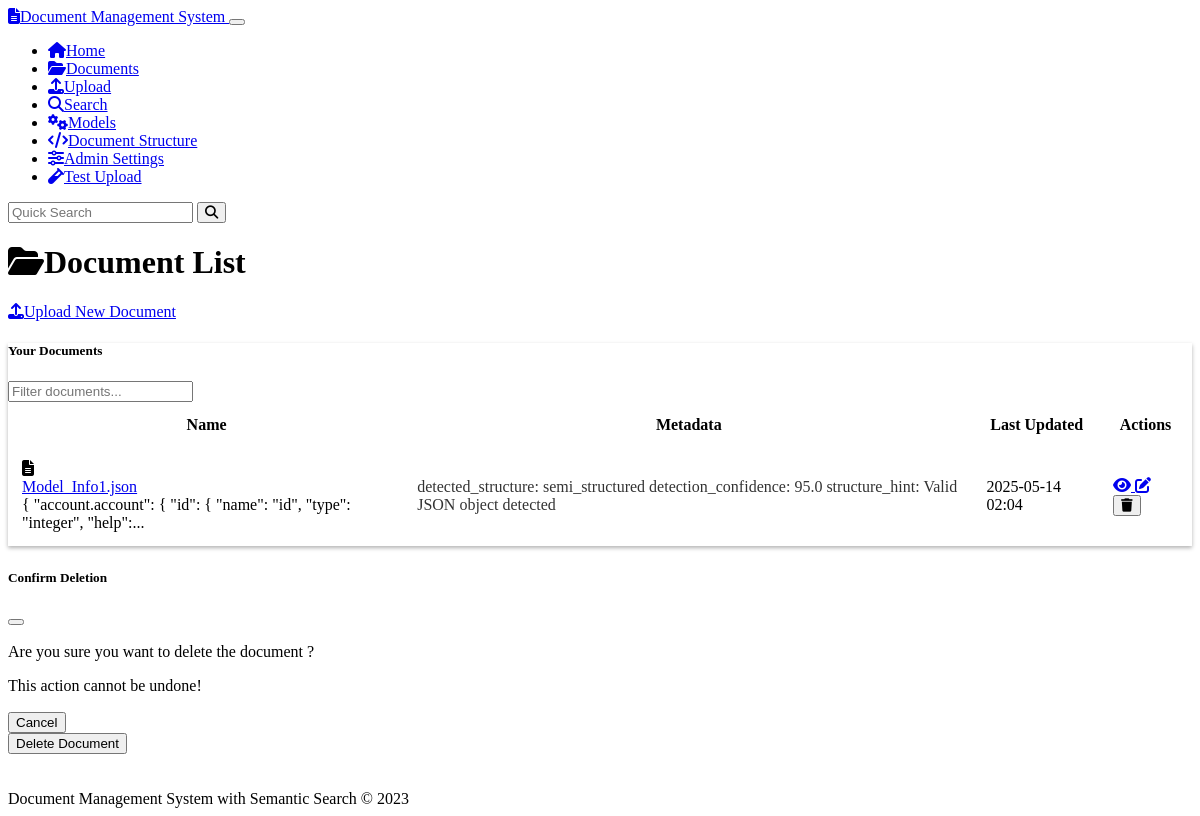
Screenshot of /documents with the database file from the repository.
### models.py (models this page shows, shortened)
class Document(db.Model):
    id = db.Column(db.String(36), primary_key=True, default=lambda: str(uuid.uuid4()))
    name = db.Column(db.String(255), nullable=False)
    content = db.Column(db.Text, nullable=False)
    mime_type = db.Column(db.String(100), nullable=False)
    created_at = db.Column(db.DateTime, default=datetime.datetime.utcnow)
    updated_at = db.Column(db.DateTime, default=datetime.datetime.utcnow, onupdate=datetime.datetime.utcnow)
    chunks = db.relationship('Chunk', backref='document', cascade='all, delete-orphan')
    doc_metadata = db.relationship('Metadata', backref='document', cascade='all, delete-orphan')

class Metadata(db.Model):
    id = db.Column(db.String(36), primary_key=True, default=lambda: str(uuid.uuid4()))
    document_id = db.Column(db.String(36), db.ForeignKey('document.id'), nullable=False)
    key = db.Column(db.String(100), nullable=False)
    value = db.Column(db.String(255), nullable=False)

### routes.py (the view)
@app.route('/documents')
def document_list():
    documents = Document.query.order_by(Document.updated_at.desc()).all()
    documents_with_metadata = []
    for doc in documents:
        doc_metadata = Metadata.query.filter_by(document_id=doc.id).all()
        documents_with_metadata.append({
            'document': doc,
            'metadata': doc_metadata
        })
    return render_template('document_list.html', documents=documents_with_metadata)

### templates/document_list.html (shortened to what this page needs)
{% extends 'base.html' %}
{% block content %}
<div class="row mb-4">
    <div class="col-md-6">
        <h1><i class="fas fa-folder-open me-2"></i>Document List</h1>
    </div>
    <div class="col-md-6 text-md-end">
        <a href="{{ url_for('upload') }}" class="btn btn-primary">
            <i class="fas fa-upload me-1"></i>Upload New Document
        </a>
    </div>
</div>
{% if documents %}
    <div class="row mb-4">
        <div class="col-12">
            <div class="card">
                <div class="card-header">
                    <div class="row align-items-center">
                        <div class="col-md-6">
                            <h5 class="mb-0">Your Documents</h5>
                        </div>
                        <div class="col-md-6">
                            <input type="text" id="document-search" class="form-control" placeholder="Filter documents...">
                        </div>
                    </div>
                </div>
                <div class="table-responsive">
                    <table class="table table-hover align-middle mb-0">
                        <thead>
                            <tr>
                                <th>Name</th>
                                <th>Metadata</th>
                                <th>Last Updated</th>
                                <th class="text-center">Actions</th>
                            </tr>
                        </thead>
                        <tbody>
                            {% for doc_item in documents %}
                                <tr class="document-row">
                                    <td>
                                        <div class="d-flex align-items-center">
                                            <i class="fas fa-file-alt text-muted me-2"></i>
                                            <div>
                                                <a href="{{ url_for('document_view', document_id=doc_item.document.id) }}" class="text-decoration-none">
                                                    {{ doc_item.document.name }}
                                                </a>
                                                <div class="small text-muted">
                                                    {{ (doc_item.document.content[:100] + '...') if doc_item.document.content|length > 100 else doc_item.document.content }}
                                                </div>
                                            </div>
                                        </div>
                                    </td>
                                    <td>
                                        {% if doc_item.metadata %}
                                            {% for meta in doc_item.metadata %}
                                                <span class="badge bg-secondary me-1">
                                                    {{ meta.key }}: {{ meta.value }}
                                                </span>
                                            {% endfor %}
                                        {% else %}
                                            <span class="text-muted">No metadata</span>
                                        {% endif %}
                                    </td>
                                    <td>{{ doc_item.document.updated_at.strftime('%Y-%m-%d %H:%M') }}</td>
                                    <td>
                                        <div class="btn-group">
                                            <a href="{{ url_for('document_view', document_id=doc_item.document.id) }}"
                                               class="btn btn-sm btn-outline-info" title="View Document">
                                                <i class="fas fa-eye"></i>
                                            </a>
                                            <a href="{{ url_for('document_edit', document_id=doc_item.document.id) }}"
                                               class="btn btn-sm btn-outline-warning" title="Edit Document">
                                                <i class="fas fa-edit"></i>
                                            </a>
                                            <button type="button" class="btn btn-sm btn-outline-danger delete-document"
                                                    data-document-id="{{ doc_item.document.id }}"
                                                    data-document-name="{{ doc_item.document.name }}"
                                                    title="Delete Document">
                                                <i class="fas fa-trash"></i>
                                            </button>
                                        </div>
                                    </td>
                                </tr>
                            {% endfor %}
                        </tbody>
                    </table>
                </div>
            </div>
        </div>
    </div>
{% else %}
    <div class="alert alert-info">
        <i class="fas fa-info-circle me-2"></i>No documents found. <a href="{{ url_for('upload') }}">Upload your first document</a>!
    </div>
{% endif %}
<div class="modal fade" id="deleteDocumentModal" tabindex="-1" aria-labelledby="deleteDocumentModalLabel" aria-hidden="true">
    <div class="modal-dialog">
        <div class="modal-content">
            <div class="modal-header">
                <h5 class="modal-title" id="deleteDocumentModalLabel">Confirm Deletion</h5>
                <button type="button" class="btn-close" data-bs-dismiss="modal" aria-label="Close"></button>
            </div>
            <div class="modal-body">
                <p>Are you sure you want to delete the document <strong id="delete-document-name"></strong>?</p>
                <p class="text-danger">This action cannot be undone!</p>
            </div>
            <div class="modal-footer">
                <button type="button" class="btn btn-secondary" data-bs-dismiss="modal">Cancel</button>
                <form id="delete-document-form" method="post">
                    <button type="submit" class="btn btn-danger">Delete Document</button>
                </form>
            </div>
        </div>
    </div>
</div>
{% endblock %}

### static/css/custom.css (style rules this page uses)
body { min-height: 100vh; display: flex; flex-direction: column; }
.badge.bg-secondary { opacity: 0.8; }
.card { box-shadow: 0 0.125rem 0.25rem rgba(0, 0, 0, 0.3); margin-bottom: 1.5rem; }
.card-header { font-weight: 500; }
.btn { font-weight: 500; }
.btn-primary { background-color: var(--bs-primary); border-color: var(--bs-primary); }
.table > :not(caption) > * > * { padding: 0.75rem; }
.modal-header { border-bottom: 1px solid rgba(255, 255, 255, 0.1); }
.modal-footer { border-top: 1px solid rgba(255, 255, 255, 0.1); }

### rows the page displays
Document: document.name "Model_Info1.json", content "{ \"account.account\": { \"id\": { \"name\": \"id\", \"type\": \"integer\", \"help\":...", document.updated_at "2025-05-14 02:04"
Metadata: key "detected_structure", value "semi_structured"
Metadata: key "detection_confidence", value "95.0"
Metadata: key "structure_hint", value "Valid JSON object detected"
